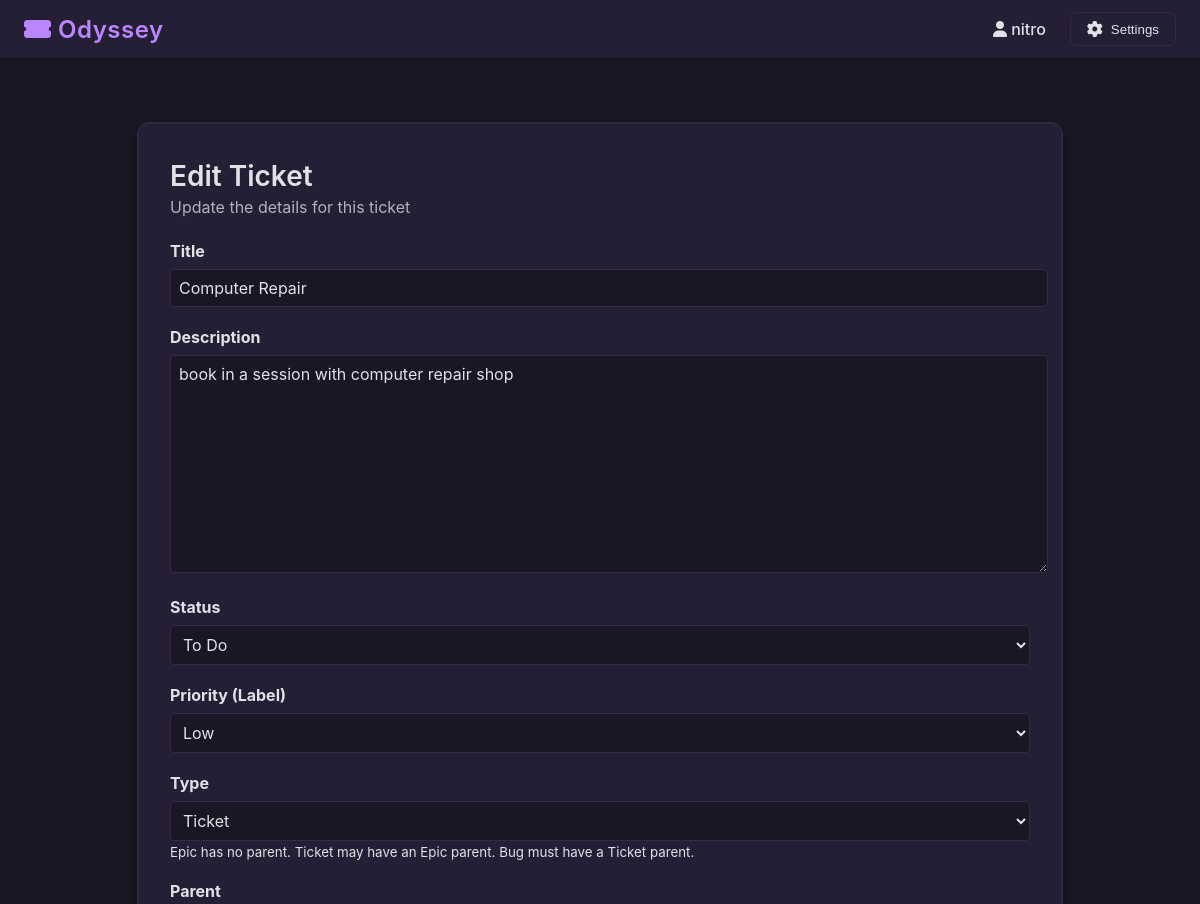
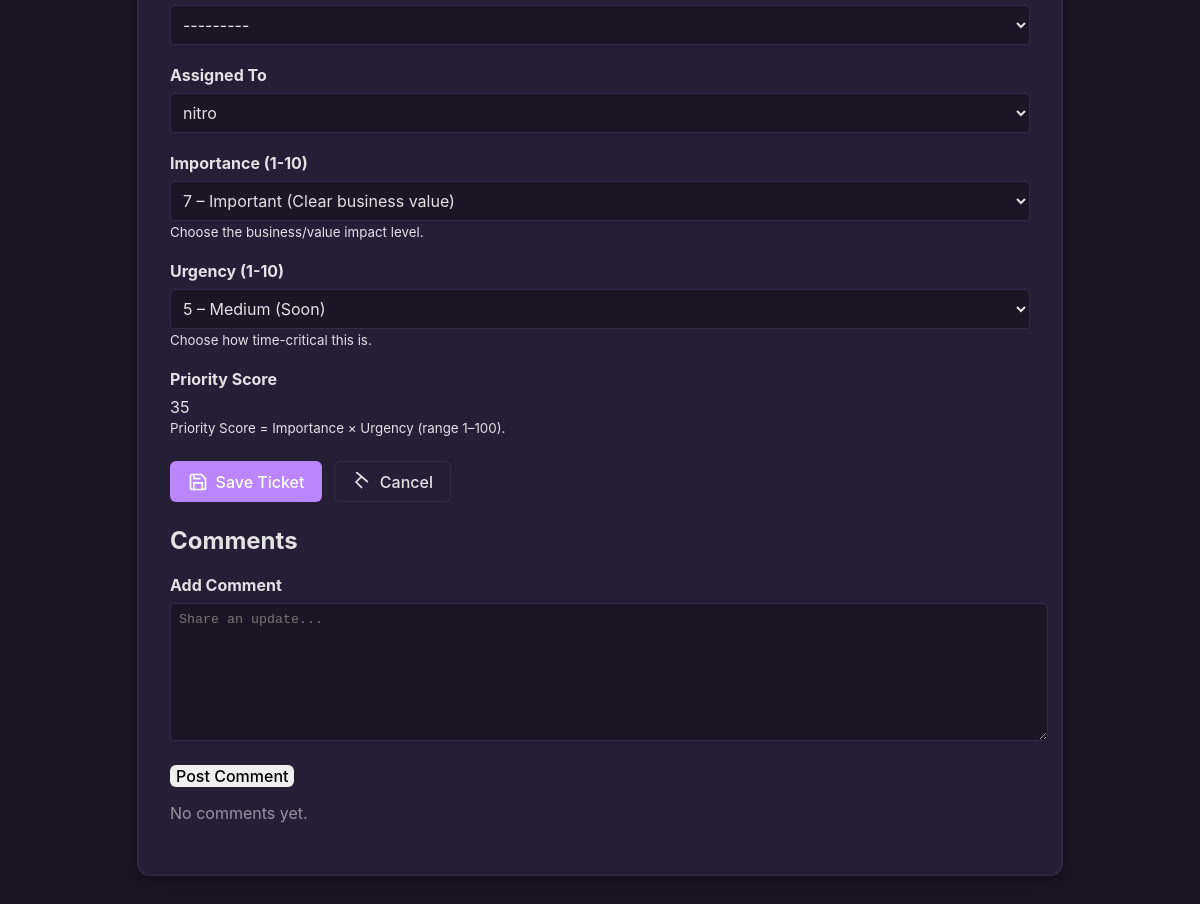
Screenshot of /ticket/1/edit/ (signed in) with the database file from the repository (2 pictures, top to bottom).
### tickets/models.py (models this page shows, shortened)
class Ticket(models.Model):
	STATUS_CHOICES = [
		('todo', 'To Do'),
		('in_progress', 'In Progress'),
		('done', 'Done'),
	]
	PRIORITY_CHOICES = [
		('low', 'Low'),
		('medium', 'Medium'),
		('high', 'High'),
	]
	TICKET_TYPE_CHOICES = [
		('epic', 'Epic'),
		('ticket', 'Ticket'),
		('bug', 'Bug'),
	]
	title = models.CharField(max_length=200)
	description = models.TextField(blank=True)
	status = models.CharField(max_length=20, choices=STATUS_CHOICES, default='todo')
	priority = models.CharField(max_length=10, choices=PRIORITY_CHOICES, default='medium')
	ticket_type = models.CharField(max_length=10, choices=TICKET_TYPE_CHOICES, default='ticket', db_index=True, help_text='Categorizes this ticket in the hierarchy.')
	sort_order = models.IntegerField(default=0, db_index=True)
	importance = models.IntegerField(default=1, help_text='1 (lowest) … 10 (highest). Multiplies with urgency for derived priority score.')
	urgency = models.IntegerField(default=1, help_text='1 (lowest) … 10 (highest). Multiplies with importance for derived priority score.')
	parent = models.ForeignKey('self', null=True, blank=True, related_name='children', on_delete=models.CASCADE, help_text='Parent ticket in hierarchy (Epic for tickets, Ticket for bugs).')
	related_tickets = models.ManyToManyField('self', blank=True, symmetrical=False, related_name='related_from', help_text='Non-hierarchical linked tickets.')
	board = models.ForeignKey(Board, related_name='tickets', on_delete=models.CASCADE)
	created_at = models.DateTimeField(auto_now_add=True)
	updated_at = models.DateTimeField(auto_now=True)
	assignee = models.ForeignKey('auth.User', null=True, blank=True, on_delete=models.SET_NULL)
	updated_by = models.ForeignKey('auth.User', null=True, blank=True, on_delete=models.SET_NULL, related_name='updated_tickets')
	def __str__(self):
		return self.title

### tickets/views.py (the view, shortened to what this page needs)
# urls.py: path('ticket/<int:ticket_id>/edit/', views.ticket_edit, name='ticket-edit'),
@login_required
def ticket_edit(request, ticket_id):
    ticket = get_object_or_404(Ticket, id=ticket_id)
    comment_mode = request.POST.get('comment_mode') == '1'
    if request.method == "POST" and not comment_mode:
        form = TicketForm(request.POST, instance=ticket)
        if form.is_valid():
            before = {f: getattr(ticket, f) for f in ['title','description','status','priority','importance','urgency','ticket_type','assignee_id','parent_id']}
            updated = form.save()
            after = {f: getattr(updated, f) for f in before}
            changed_parts = []
            for k in before:
                if before[k] != after[k]:
                    changed_parts.append(f"{k}={before[k]}→{after[k]}")
            TicketActivity.objects.create(
                ticket=updated,
                user=request.user,
                activity_type='updated',
                description=('; '.join(changed_parts) if changed_parts else 'No material field changes')
            )
            return redirect('tickets:board-view', board_id=updated.board.id)
    else:
        form = TicketForm(instance=ticket)
    comments = ticket.comments.select_related('user').all()
    return render(request, 'tickets/ticket_form.html', {
        'form': form,
        'ticket': ticket,
        'comments': comments,
        'action': 'Edit',
        'title': 'Edit Ticket'
    })

### tickets/templates/tickets/ticket_form.html (shortened to what this page needs)
{% extends 'tickets/base.html' %}
{% load static %}
{% block extra_css %}
<link rel="stylesheet" href="{% static 'tickets/css/forms.css' %}">
{% endblock %}
{% block content %}
<div class="form-page-wrapper">
  <div class="ticket-form-container card-panel">
    <div class="form-header">
        <h1 class="form-title">{% if form.instance.pk %}Edit{% else %}Create{% endif %} Ticket</h1>
        <p class="form-subtitle">{% if form.instance.pk %}Update the details for this ticket{% else %}Create a new ticket for this board{% endif %}</p>
    </div>
  <form method="post" class="ticket-form" novalidate {% if ticket %}action="{% url 'tickets:ticket-edit' ticket.id %}"{% elif board %}action="{% url 'tickets:ticket_new' board.id %}"{% endif %}>
        <div class="form-group">
            <label for="{{ form.title.id_for_label }}">Title</label>
            {{ form.title }}
        </div>
        <div class="form-group">
            <label for="{{ form.description.id_for_label }}">Description</label>
            {{ form.description }}
        </div>
    <div class="form-group">
      <label for="{{ form.status.id_for_label }}">Status</label>
      {{ form.status }}
    </div>
    <div class="form-group">
      <label for="{{ form.priority.id_for_label }}">Priority (Label)</label>
      {{ form.priority }}
    </div>
        <div class="form-group">
            <label for="{{ form.ticket_type.id_for_label }}">Type</label>
            {{ form.ticket_type }}
            <small class="help-text">Epic has no parent. Ticket may have an Epic parent. Bug must have a Ticket parent.</small>
        </div>
        <div class="form-group" id="parent-field-wrapper">
            <label for="{{ form.parent.id_for_label }}">Parent</label>
            {{ form.parent }}
        </div>
        <div class="form-group">
            <label for="{{ form.assignee.id_for_label }}">Assigned To</label>
            {{ form.assignee }}
        </div>
    <div class="form-group">
      <label for="id_importance">Importance (1-10)</label>
      {{ form.importance }}
      <small class="help-text">Choose the business/value impact level.</small>
    </div>
    <div class="form-group">
      <label for="id_urgency">Urgency (1-10)</label>
      {{ form.urgency }}
      <small class="help-text">Choose how time-critical this is.</small>
    </div>
        <div class="form-group">
            <label>Priority Score</label>
            <div id="priority-score" class="priority-score-box">—</div>
            <small class="help-text">Priority Score = Importance × Urgency (range 1–100).</small>
        </div>
        <div class="form-actions">
            <button type="submit" class="btn btn-primary solid">
                <svg xmlns="http://www.w3.org/2000/svg" width="20" height="20" viewBox="0 0 24 24" fill="none" stroke="currentColor" stroke-width="2">
                    <path d="M19 21H5a2 2 0 0 1-2-2V5a2 2 0 0 1 2-2h11l5 5v11a2 2 0 0 1-2 2z"></path>
                    <polyline points="17 21 17 13 7 13 7 21"></polyline>
                    <polyline points="7 3 7 8 15 8"></polyline>
                </svg>
                Save Ticket
            </button>
            <a href="javascript:history.back()" class="btn btn-secondary outline">
                <svg xmlns="http://www.w3.org/2000/svg" width="20" height="20" viewBox="0 0 24 24" fill="none" stroke="currentColor" stroke-width="2">
                    <line x1="19" y1="12" x2="5" y1="12"></line>
                    <polyline points="12 19 5 12 12 5"></polyline>
                </svg>
                Cancel
            </a>
        </div>
    </form>
  {% if ticket %}
  <div class="comments-section card-panel" style="margin-top:1.5rem;">
    <h2 style="margin-top:0;">Comments</h2>
    <form method="post" style="margin-bottom:1rem;">
      <div class="form-group">
        <label for="id_comment_body">Add Comment</label>
        <textarea name="comment_body" id="id_comment_body" rows="3" class="form-control" placeholder="Share an update..."></textarea>
      </div>
      <button type="submit" class="btn btn-secondary">Post Comment</button>
    </form>
    <ul class="comment-list" style="list-style:none;padding-left:0;">
      {% for c in comments %}
      <li class="comment-item" style="border-bottom:1px solid #eee;padding:.5rem 0;">
        <div style="font-size:.75rem;opacity:.7;">{{ c.user.username|default:'(user deleted)' }} • {{ c.created_at|timesince }} ago</div>
        <div style="white-space:pre-wrap;">{{ c.body }}</div>
      </li>
      {% empty %}
      <li style="opacity:.6;">No comments yet.</li>
      {% endfor %}
    </ul>
  </div>
  {% endif %}
  </div>
</div>
{% endblock %}

### tickets/templates/tickets/base.html (shortened to what this page needs)
<!DOCTYPE html>
<html>
<head>
    {% load static %}
    <link rel="stylesheet" href="https://cdnjs.cloudflare.com/ajax/libs/font-awesome/6.0.0/css/all.min.css">
    <link rel="stylesheet" href="{% static 'tickets/css/base.css' %}">
    {% block extra_css %}{% endblock %}
</head>
<body>
    <nav class="main-nav">
        <div class="nav-content">
            <a href="{% url 'home' %}" class="nav-brand">
                <i class="fas fa-ticket-alt"></i>
                Odyssey
            </a>
            <div class="nav-links">
                {% if user.is_authenticated %}
                    <span class="user-name">
                        <i class="fas fa-user"></i>
                        {{ user.username }}
                    </span>
                    <div class="settings-dropdown">
                        <button class="settings-btn">
                            <i class="fas fa-cog"></i>
                            Settings
                        </button>
                    </div>
                {% else %}
                    <a href="{% url 'admin:login' %}" class="login-btn">
                        <i class="fas fa-sign-in-alt"></i>
                        Login
                    </a>
                {% endif %}
            </div>
        </div>
    </nav>
    <main class="content">
        {% block content %}{% endblock %}
    </main>
</body>
</html>

### tickets/static/tickets/css/base.css (style rules this page uses)
body { margin: 0; font-family: -apple-system, BlinkMacSystemFont, 'Segoe UI', Roboto, 'Helvetica Neue', Arial, sans-serif; background-color: var(--background-color); color: var(--text-color); min-height: 100vh; }
.main-nav { background-color: var(--surface-color); box-shadow: 0 2px 4px rgba(0, 0, 0, 0.2); padding: 0.75rem 1.5rem; position: sticky; top: 0; z-index: 1000; }
.nav-content { max-width: 1200px; margin: 0 auto; display: flex; justify-content: space-between; align-items: center; }
.nav-brand { color: var(--primary-color); text-decoration: none; font-size: 1.5rem; font-weight: 600; letter-spacing: 0.5px; transition: color 0.2s ease; }
.nav-links { display: flex; align-items: center; gap: 1.5rem; }
.settings-dropdown { position: relative; }
.settings-btn { background: transparent; border: 1px solid var(--border-color); color: var(--text-color); padding: 0.5rem 1rem; border-radius: 6px; cursor: pointer; display: flex; align-items: center; gap: 0.5rem; transition: all 0.2s ease; }
.settings-btn i { font-size: 1rem; }
.user-name { color: var(--text-color); font-weight: 500; }
.content { max-width: 1200px; margin: 2rem auto; padding: 0 1.5rem; }

### tickets/static/tickets/css/forms.css (style rules this page uses)
.form-page-wrapper { min-height: calc(100vh - 140px); display: flex; align-items: flex-start; justify-content: center; padding: 2rem 1rem 4rem; }
.ticket-form-container.card-panel { width: 100%; max-width: 860px; background: var(--surface-color); border: 1px solid var(--border-color); border-radius: 12px; padding: 2.25rem 2rem; box-shadow: 0 4px 16px rgba(0,0,0,0.35), 0 0 0 1px rgba(255,255,255,0.03) inset; }
.form-header { margin-bottom: 1.5rem; }
.form-title { margin: 0 0 .25rem; font-size: 1.75rem; font-weight: 600; color: var(--text-color); }
.form-subtitle { margin: 0; color: var(--text-color); opacity: .75; }
.ticket-form .form-group { margin-bottom: 1.25rem; }
.ticket-form label { display:block; font-weight:500; margin-bottom:.4rem; }
.ticket-form input[type=text], .ticket-form select, .ticket-form textarea { width:100%; background: var(--background-color); border:1px solid var(--border-color); color: var(--text-color); padding:.65rem .75rem; border-radius:6px; font:inherit; }
.ticket-form textarea { min-height:140px; resize: vertical; }
.form-actions { display:flex; gap:.75rem; margin-top:1.5rem; }
.btn { cursor:pointer; border:none; display:inline-flex; align-items:center; gap:.5rem; font:inherit; font-weight:500; border-radius:6px; text-decoration:none; }
.btn.solid { background: var(--primary-color); color:#fff; padding:.65rem 1.1rem; }
.btn.outline { background: transparent; border:1px solid var(--border-color); color: var(--text-color); padding:.6rem 1.05rem; }
.form-group { margin-bottom: 20px; }
.form-group label { display: block; margin-bottom: 8px; color: var(--text-color); font-weight: bold; }
.form-group input[type="text"], .form-group textarea, .form-group select { width: 100%; padding: 8px; border: 1px solid var(--border-color); border-radius: 4px; background: var(--background-color); color: var(--text-color); }
.form-group textarea { min-height: 120px; resize: vertical; }

### tickets/templates/tickets/base.html (style rules this page uses)
:root { --primary-color: #bb86fc; --secondary-color: #6649a8; --background-color: #1a1625; --surface-color: #251f35; --text-color: #e1e1e6; --accent-color: #985eff; --border-color: #332b45; --danger-color: #cf6679; --success-color: #03dac6; --info-color: #8bb4fe; }

### rows the page displays
Ticket: title "Computer Repair", description "book in a session with computer repair shop", status "To Do", priority "Low", ticket_type "Ticket", parent "---------", assignee "nitro", importance "7 – Important (Clear business value)", urgency "5 – Medium (Soon)"

### other values shown
{{ user.username }} "nitro"
